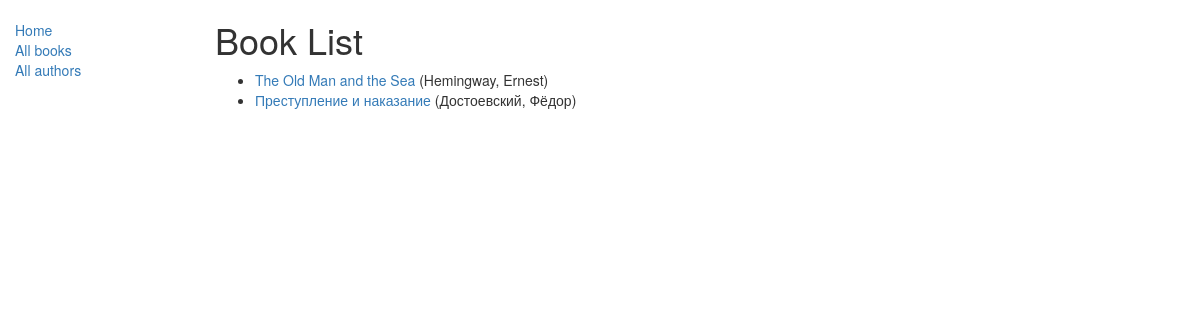
/catalog/books/, run on the app's committed database.
### catalog/models.py (models this page shows, shortened)
class Book(models.Model):
    title = models.CharField(max_length=200)
    author = models.ForeignKey('Author', on_delete=models.SET_NULL, null=True)
    summary = models.TextField(max_length=1000, help_text="Enter a brief description of the book")
    isbn = models.CharField('ISBN', max_length=13, help_text='13 Character <a href="https://www.isbn-international.org/content/what-isbn">ISBN number</a>')
    genre = models.ManyToManyField(Genre, help_text="Select a genre for this book")
    language = models.ForeignKey('Language', on_delete=models.SET_NULL, null=True)
    def display_genre(self):
        return ', '.join([ genre.name for genre in self.genre.all()[:3] ])
    display_genre.short_description = 'Genre'
    def get_absolute_url(self):
        return reverse("book-detail", args=[str(self.id)])

class Author(models.Model):
    first_name = models.CharField(max_length=100)
    last_name = models.CharField(max_length=100)
    date_of_birth = models.DateField(null=True, blank=True)
    date_of_death = models.DateField('Died', null=True, blank=True)
    def __str__(self):
        return '%s, %s' % (self.last_name, self.first_name)

### catalog/views.py (the view)
class BookListView(generic.ListView):
    model = Book
    paginate_by = 10

### catalog/templates/catalog/book_list.html
{% extends "base_generic.html" %}
{% block content %}
    <h1>Book List</h1>
    {% if book_list %}
    <ul>
        {% for book in book_list %}
        <li>
            <a href="{{ book.get_absolute_url }}">{{ book.title }}</a> ({{ book.author }})
        </li>
        {% endfor %}
    </ul>
    {% else %}
        <p>There are not books in the library.</p>
    {% endif %}
{% endblock %}

### data on the page
Book: title "The Old Man and the Sea", author "Hemingway, Ernest"
Book: title "Преступление и наказание", author "Достоевский, Фёдор"
